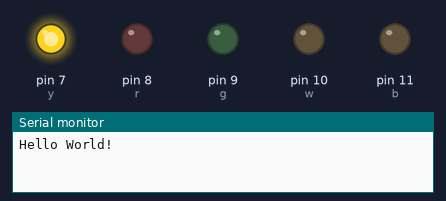
Simulated run of this sketch. Board: Arduino Uno, built with avr-gcc and run on an emulated ATmega328P. Parts: output pins drawn as LEDs (lit = HIGH), the last lines printed to the serial monitor.

Above: at 0.1 s.
At 0.9 s:
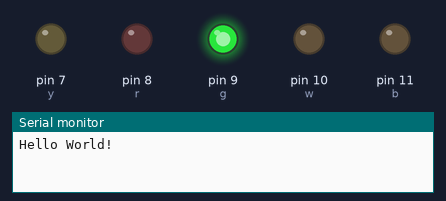
At 1.3 s:
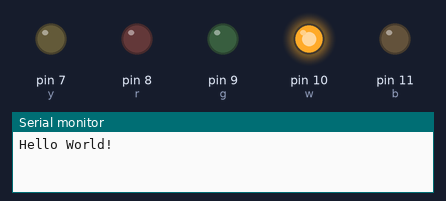
At 1.7 s:
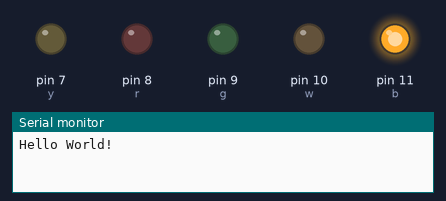
At 2.5 s:
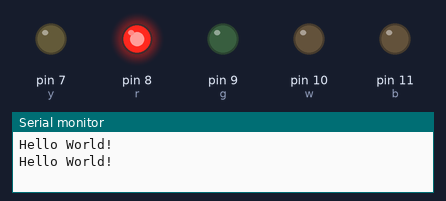
At 4.3 s:
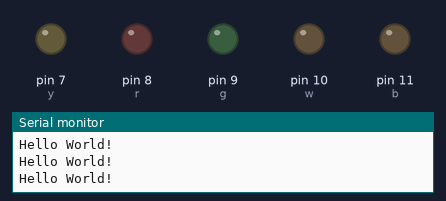
Timing chart, 0 to 4.6 s (numbered marks = the images above):
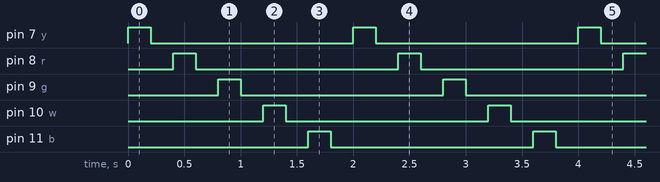

Measured:
- by itself, pin 7 (y), pin 8 (r), pin 9 (g), pin 10 (w), pin 11 (b): alternates HIGH for 0.20 s and LOW for 1.8 s
- by itself, everything shown: repeats every 2.0 s, in 10 steps

The sketch:

led_test.ino
```cpp
#define y 7
#define r 8
#define g 9
#define w 10
#define b 11

void setup() {
  // put your setup code here, to run once:
   Serial.begin(9600);
   pinMode(y,OUTPUT);
   pinMode(r,OUTPUT);
   pinMode(g,OUTPUT);
   pinMode(w,OUTPUT);
   pinMode(b,OUTPUT);
}

void loop() {
  // put your main code here, to run repeatedly:
  Serial.println("Hello World!"); //打印Hello World!并回车换行

  Light(y);
  Light(r);
  Light(g);
  Light(w);
  Light(b);
}

void Light(int l){
  digitalWrite(l,HIGH);
  delay(200);
  digitalWrite(l,LOW);
  delay(200);
  }
```
